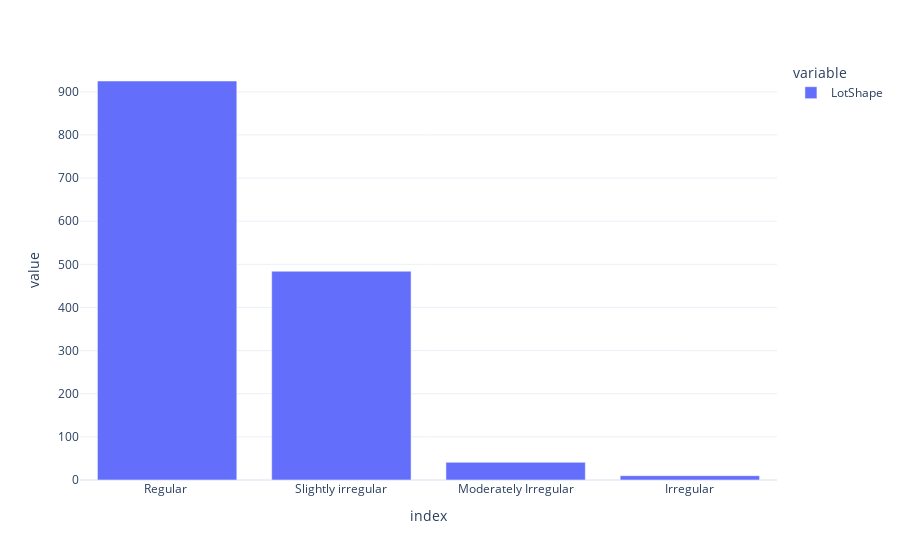

Notebook code for this chart:
### Code cell
px.bar(df.LotShape.replace(col_map).value_counts())

### Figure 1 — Plotly figure (JSON) as saved in the notebook; plotly's stock layout.template omitted (floating-point values rounded to 4 significant figures)
{"data": [{"alignmentgroup": "True", "hovertemplate": "variable=LotShape<br>index=%{x}<br>value=%{y}<extra></extra>", "legendgroup": "LotShape", "marker": {"color": "#636efa"}, "name": "LotShape", "offsetgroup": "LotShape", "orientation": "v", "showlegend": true, "textposition": "auto", "type": "bar", "x": ["Regular\t", "Slightly irregular", "Moderately Irregular", "Irregular"], "xaxis": "x", "y": [925, 484, 41, 10], "yaxis": "y"}], "layout": {"barmode": "relative", "legend": {"title": {"text": "variable"}, "tracegroupgap": 0}, "margin": {"t": 60}, "xaxis": {"anchor": "y", "domain": [0, 1], "title": {"text": "index"}}, "yaxis": {"anchor": "x", "domain": [0, 1], "title": {"text": "value"}}}}
